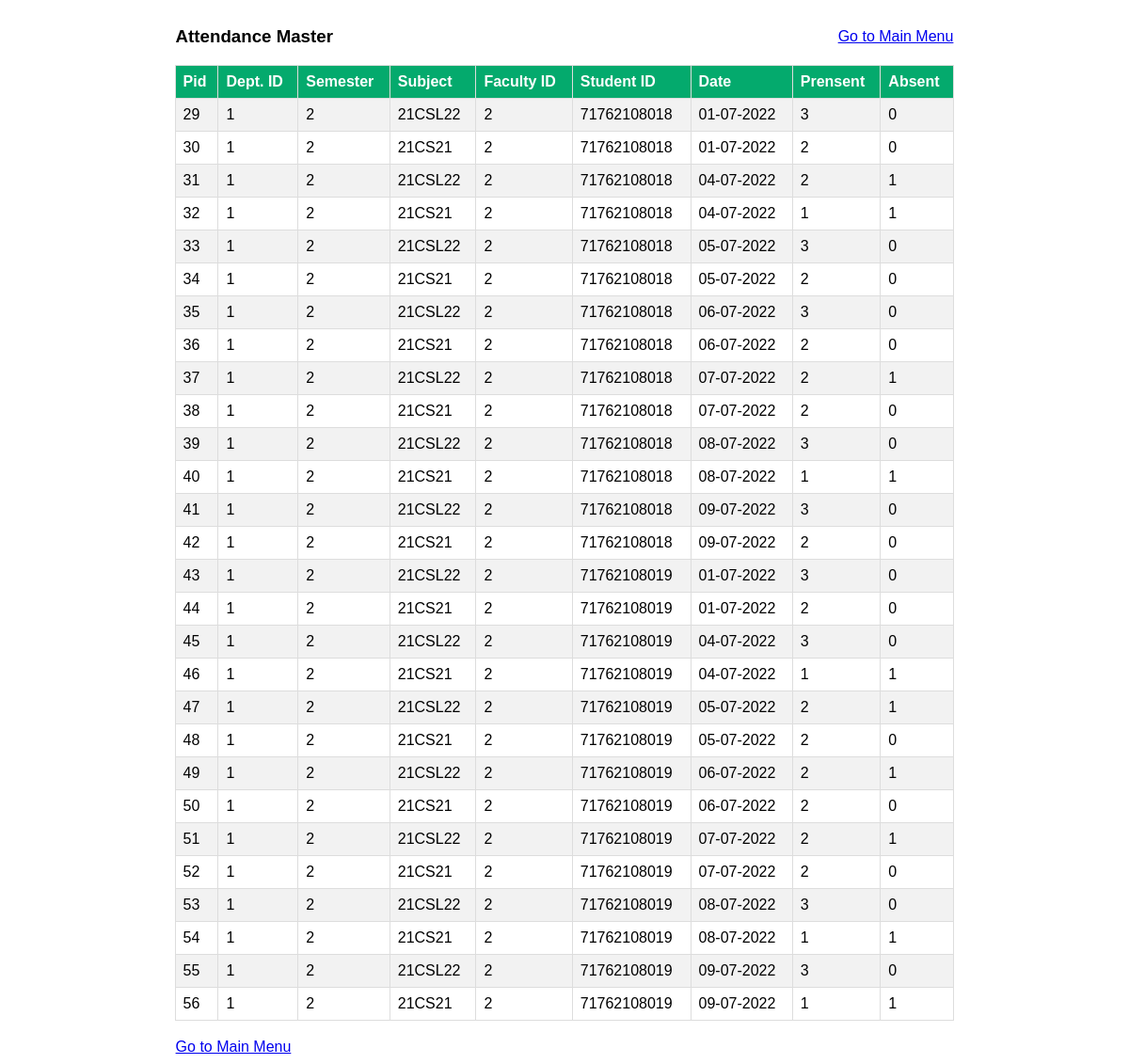
Page /view_attendance_master on the earlier database version.
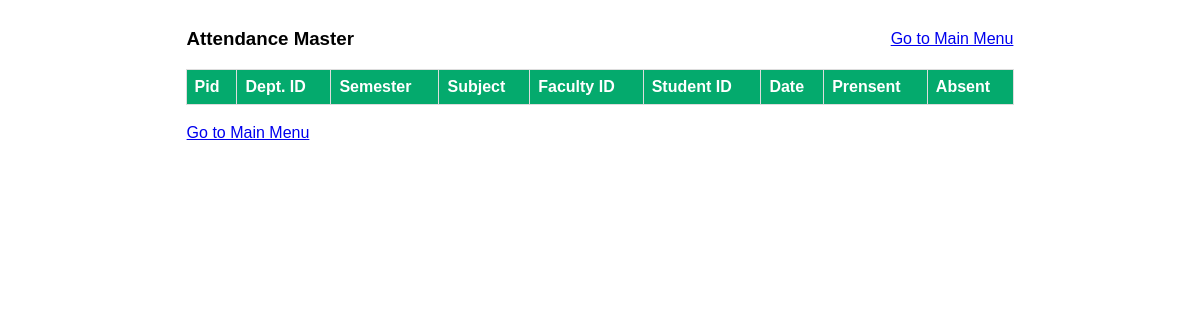
Same page on the later database version.
### tables this page shows
CREATE TABLE Attendance_Master (
    Pid integer primary key AUTOINCREMENT,
    Dept_id interger not null,
    Semester integer not null,
    Subject_Code TEXT Not null,
    Faculty_id integer not null,
    Student_Code integer not null,
    Attendance_Date TEXT not null,
    Present_hours interger not null,
    Absent_hours interger not null
    );

### app.py (the view)
@app.route("/view_attendance_master", methods=["POST","GET"])
def view_attendance_master():
    con = sqlite3.connect("IR40.db")
    con.row_factory = sqlite3.Row
    cur = con.cursor()
    sql_query = "select * from Attendance_Master"
    cur.execute(sql_query)
    rows = cur.fetchall()
    return render_template("view_atable.html", rows=rows)

### templates/view_atable.html (shortened to what this page needs)
<!DOCTYPE html>
<html>
<head>
</head>
<table class="center">
    <tr>
        <td><h3>Attendance Master</h3>     </td>
        <td style="text-align:right" colspan=2><a href="/menu">Go to Main Menu</a>  </td>
    </tr>
</table>
<table id="customers" class="center">
    <tr>
        <th>Pid</th>
        <th>Dept. ID </th>
        <th>Semester</th>
        <th>Subject</th>
        <th>Faculty ID</th>
        <th>Student ID</th>
        <th>Date</th>
        <th>Prensent</th>
        <th>Absent</th>
    </tr>
    {% for row in rows %}
        <tr>
            <td>{{row[0]}}</td>
            <td>{{row[1]}}</td>
            <td>{{row[2]}}</td>
            <td>{{row[3]}}</td>
            <td>{{row[4]}}</td>
            <td>{{row[5]}}</td>
            <td>{{row[6]}}</td>
            <td>{{row[7]}}</td>
            <td>{{row[8]}}</td>
        </tr>
    {% endfor %}
</table>
<br>
<table class="center">
    <tr>
        <td style="text-align:left"><a href="/menu">Go to Main Menu</a>  </td>
    </tr>
</table>
</body>
</html>

### templates/view_atable.html (style rules this page uses)
#customers { font-family: Arial, Helvetica, sans-serif; border-collapse: collapse; width: 70%; }
#customers td, #customers th { border: 1px solid #ddd; padding: 8px; }
#customers th { padding-top: 8px; padding-bottom: 8px; text-align: left; background-color: #04AA6D; color: white; }
table { font-family: Arial, Helvetica, sans-serif; border-collapse: collapse; width: 70%; }
table.center { margin-left: auto; margin-right: auto; }

Differences in the rows shown:
removed Attendance_Master: Pid "29", Dept "1", Semester "2", Subject_Code "21CSL22", Faculty "2", Student_Code "71762108018", Attendance_Date "01-07-2022", Present_hours "3", Absent_hours "0"
removed Attendance_Master: Pid "30", Dept "1", Semester "2", Subject_Code "21CS21", Faculty "2", Student_Code "71762108018", Attendance_Date "01-07-2022", Present_hours "2", Absent_hours "0"
removed Attendance_Master: Pid "31", Dept "1", Semester "2", Subject_Code "21CSL22", Faculty "2", Student_Code "71762108018", Attendance_Date "04-07-2022", Present_hours "2", Absent_hours "1"
removed Attendance_Master: Pid "32", Dept "1", Semester "2", Subject_Code "21CS21", Faculty "2", Student_Code "71762108018", Attendance_Date "04-07-2022", Present_hours "1", Absent_hours "1"
removed Attendance_Master: Pid "33", Dept "1", Semester "2", Subject_Code "21CSL22", Faculty "2", Student_Code "71762108018", Attendance_Date "05-07-2022", Present_hours "3", Absent_hours "0"
removed Attendance_Master: Pid "34", Dept "1", Semester "2", Subject_Code "21CS21", Faculty "2", Student_Code "71762108018", Attendance_Date "05-07-2022", Present_hours "2", Absent_hours "0"
removed Attendance_Master: Pid "35", Dept "1", Semester "2", Subject_Code "21CSL22", Faculty "2", Student_Code "71762108018", Attendance_Date "06-07-2022", Present_hours "3", Absent_hours "0"
removed Attendance_Master: Pid "36", Dept "1", Semester "2", Subject_Code "21CS21", Faculty "2", Student_Code "71762108018", Attendance_Date "06-07-2022", Present_hours "2", Absent_hours "0"
removed Attendance_Master: Pid "37", Dept "1", Semester "2", Subject_Code "21CSL22", Faculty "2", Student_Code "71762108018", Attendance_Date "07-07-2022", Present_hours "2", Absent_hours "1"
removed Attendance_Master: Pid "38", Dept "1", Semester "2", Subject_Code "21CS21", Faculty "2", Student_Code "71762108018", Attendance_Date "07-07-2022", Present_hours "2", Absent_hours "0"
removed Attendance_Master: Pid "39", Dept "1", Semester "2", Subject_Code "21CSL22", Faculty "2", Student_Code "71762108018", Attendance_Date "08-07-2022", Present_hours "3", Absent_hours "0"
removed Attendance_Master: Pid "40", Dept "1", Semester "2", Subject_Code "21CS21", Faculty "2", Student_Code "71762108018", Attendance_Date "08-07-2022", Present_hours "1", Absent_hours "1"
removed Attendance_Master: Pid "41", Dept "1", Semester "2", Subject_Code "21CSL22", Faculty "2", Student_Code "71762108018", Attendance_Date "09-07-2022", Present_hours "3", Absent_hours "0"
removed Attendance_Master: Pid "42", Dept "1", Semester "2", Subject_Code "21CS21", Faculty "2", Student_Code "71762108018", Attendance_Date "09-07-2022", Present_hours "2", Absent_hours "0"
removed Attendance_Master: Pid "43", Dept "1", Semester "2", Subject_Code "21CSL22", Faculty "2", Student_Code "71762108019", Attendance_Date "01-07-2022", Present_hours "3", Absent_hours "0"
removed Attendance_Master: Pid "44", Dept "1", Semester "2", Subject_Code "21CS21", Faculty "2", Student_Code "71762108019", Attendance_Date "01-07-2022", Present_hours "2", Absent_hours "0"
removed Attendance_Master: Pid "45", Dept "1", Semester "2", Subject_Code "21CSL22", Faculty "2", Student_Code "71762108019", Attendance_Date "04-07-2022", Present_hours "3", Absent_hours "0"
removed Attendance_Master: Pid "46", Dept "1", Semester "2", Subject_Code "21CS21", Faculty "2", Student_Code "71762108019", Attendance_Date "04-07-2022", Present_hours "1", Absent_hours "1"
removed Attendance_Master: Pid "47", Dept "1", Semester "2", Subject_Code "21CSL22", Faculty "2", Student_Code "71762108019", Attendance_Date "05-07-2022", Present_hours "2", Absent_hours "1"
removed Attendance_Master: Pid "48", Dept "1", Semester "2", Subject_Code "21CS21", Faculty "2", Student_Code "71762108019", Attendance_Date "05-07-2022", Present_hours "2", Absent_hours "0"
removed Attendance_Master: Pid "49", Dept "1", Semester "2", Subject_Code "21CSL22", Faculty "2", Student_Code "71762108019", Attendance_Date "06-07-2022", Present_hours "2", Absent_hours "1"
removed Attendance_Master: Pid "50", Dept "1", Semester "2", Subject_Code "21CS21", Faculty "2", Student_Code "71762108019", Attendance_Date "06-07-2022", Present_hours "2", Absent_hours "0"
removed Attendance_Master: Pid "51", Dept "1", Semester "2", Subject_Code "21CSL22", Faculty "2", Student_Code "71762108019", Attendance_Date "07-07-2022", Present_hours "2", Absent_hours "1"
removed Attendance_Master: Pid "52", Dept "1", Semester "2", Subject_Code "21CS21", Faculty "2", Student_Code "71762108019", Attendance_Date "07-07-2022", Present_hours "2", Absent_hours "0"
removed Attendance_Master: Pid "53", Dept "1", Semester "2", Subject_Code "21CSL22", Faculty "2", Student_Code "71762108019", Attendance_Date "08-07-2022", Present_hours "3", Absent_hours "0"
removed Attendance_Master: Pid "54", Dept "1", Semester "2", Subject_Code "21CS21", Faculty "2", Student_Code "71762108019", Attendance_Date "08-07-2022", Present_hours "1", Absent_hours "1"
removed Attendance_Master: Pid "55", Dept "1", Semester "2", Subject_Code "21CSL22", Faculty "2", Student_Code "71762108019", Attendance_Date "09-07-2022", Present_hours "3", Absent_hours "0"
removed Attendance_Master: Pid "56", Dept "1", Semester "2", Subject_Code "21CS21", Faculty "2", Student_Code "71762108019", Attendance_Date "09-07-2022", Present_hours "1", Absent_hours "1"
